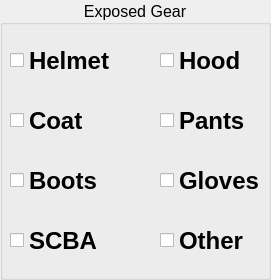
    <widget class="QGroupBox" name="expo_gear_gb">
     <property name="geometry">
      <rect>
       <x>700</x>
       <y>230</y>
       <width>271</width>
       <height>280</height>
      </rect>
     </property>
     <property name="font">
      <font>
       <pointsize>12</pointsize>
      </font>
     </property>
     <property name="title">
      <string>Exposed Gear</string>
     </property>
     <property name="alignment">
      <set>Qt::AlignCenter</set>
     </property>
     <property name="flat">
      <bool>false</bool>
     </property>
     <property name="checkable">
      <bool>false</bool>
     </property>
     <widget class="QCheckBox" name="helmet_chkbx">
      <property name="geometry">
       <rect>
        <x>10</x>
        <y>50</y>
        <width>101</width>
        <height>21</height>
       </rect>
      </property>
      <property name="font">
       <font>
        <pointsize>18</pointsize>
        <bold>true</bold>
       </font>
      </property>
      <property name="layoutDirection">
       <enum>Qt::LeftToRight</enum>
      </property>
      <property name="text">
       <string>Helmet</string>
      </property>
      <property name="iconSize">
       <size>
        <width>16</width>
        <height>16</height>
       </size>
      </property>
      <property name="checked">
       <bool>false</bool>
      </property>
      <property name="tristate">
       <bool>false</bool>
      </property>
     </widget>
     <widget class="QCheckBox" name="hood_chkbx">
      <property name="geometry">
       <rect>
        <x>160</x>
        <y>50</y>
        <width>101</width>
        <height>21</height>
       </rect>
      </property>
      <property name="font">
       <font>
        <pointsize>18</pointsize>
        <bold>true</bold>
       </font>
      </property>
      <property name="layoutDirection">
       <enum>Qt::LeftToRight</enum>
      </property>
      <property name="text">
       <string>Hood</string>
      </property>
      <property name="iconSize">
       <size>
        <width>16</width>
        <height>16</height>
       </size>
      </property>
      <property name="checked">
       <bool>false</bool>
      </property>
      <property name="tristate">
       <bool>false</bool>
      </property>
     </widget>
     <widget class="QCheckBox" name="coat_chkbx">
      <property name="geometry">
       <rect>
        <x>10</x>
        <y>110</y>
        <width>101</width>
        <height>21</height>
       </rect>
      </property>
      <property name="font">
       <font>
        <pointsize>18</pointsize>
        <bold>true</bold>
       </font>
      </property>
      <property name="layoutDirection">
       <enum>Qt::LeftToRight</enum>
      </property>
      <property name="text">
       <string>Coat</string>
      </property>
      <property name="iconSize">
       <size>
        <width>16</width>
        <height>16</height>
       </size>
      </property>
      <property name="checked">
       <bool>false</bool>
      </property>
      <property name="tristate">
       <bool>false</bool>
      </property>
     </widget>
     <widget class="QCheckBox" name="pants_chkbx">
      <property name="geometry">
       <rect>
        <x>160</x>
        <y>110</y>
        <width>101</width>
        <height>21</height>
       </rect>
      </property>
      <property name="font">
       <font>
        <pointsize>18</pointsize>
        <bold>true</bold>
       </font>
      </property>
      <property name="layoutDirection">
       <enum>Qt::LeftToRight</enum>
      </property>
      <property name="text">
       <string>Pants</string>
      </property>
      <property name="iconSize">
       <size>
        <width>16</width>
        <height>16</height>
       </size>
      </property>
      <property name="checked">
       <bool>false</bool>
      </property>
      <property name="tristate">
       <bool>false</bool>
      </property>
     </widget>
     <widget class="QCheckBox" name="boots_chkbx">
      <property name="geometry">
       <rect>
        <x>10</x>
        <y>170</y>
        <width>101</width>
        <height>21</height>
       </rect>
      </property>
      <property name="font">
       <font>
        <pointsize>18</pointsize>
        <bold>true</bold>
       </font>
      </property>
      <property name="layoutDirection">
       <enum>Qt::LeftToRight</enum>
      </property>
      <property name="text">
       <string>Boots</string>
      </property>
      <property name="iconSize">
       <size>
        <width>16</width>
        <height>16</height>
       </size>
      </property>
      <property name="checked">
       <bool>false</bool>
      </property>
      <property name="tristate">
       <bool>false</bool>
      </property>
     </widget>
     <widget class="QCheckBox" name="fire_gloves_chkbx">
      <property name="geometry">
       <rect>
        <x>160</x>
        <y>170</y>
        <width>101</width>
        <height>21</height>
       </rect>
      </property>
      <property name="font">
       <font>
        <pointsize>18</pointsize>
        <bold>true</bold>
       </font>
      </property>
      <property name="layoutDirection">
       <enum>Qt::LeftToRight</enum>
      </property>
      <property name="text">
       <string>Gloves</string>
      </property>
      <property name="iconSize">
       <size>
        <width>16</width>
        <height>16</height>
       </size>
      </property>
      <property name="checked">
       <bool>false</bool>
      </property>
      <property name="tristate">
       <bool>false</bool>
      </property>
     </widget>
     <widget class="QCheckBox" name="scba_chkbx">
      <property name="geometry">
       <rect>
        <x>10</x>
        <y>230</y>
        <width>101</width>
        <height>21</height>
       </rect>
      </property>
      <property name="font">
       <font>
        <pointsize>18</pointsize>
        <bold>true</bold>
       </font>
      </property>
      <property name="layoutDirection">
       <enum>Qt::LeftToRight</enum>
      </property>
      <property name="text">
       <string>SCBA</string>
      </property>
      <property name="iconSize">
       <size>
        <width>16</width>
        <height>16</height>
       </size>
      </property>
      <property name="checked">
       <bool>false</bool>
      </property>
      <property name="tristate">
       <bool>false</bool>
      </property>
     </widget>
     <widget class="QCheckBox" name="other_fire_chkbx">
      <property name="geometry">
       <rect>
        <x>160</x>
        <y>230</y>
        <width>101</width>
        <height>21</height>
       </rect>
      </property>
      <property name="font">
       <font>
        <pointsize>18</pointsize>
        <bold>true</bold>
       </font>
      </property>
      <property name="layoutDirection">
       <enum>Qt::LeftToRight</enum>
      </property>
      <property name="text">
       <string>Other</string>
      </property>
      <property name="iconSize">
       <size>
        <width>16</width>
        <height>16</height>
       </size>
      </property>
      <property name="checked">
       <bool>false</bool>
      </property>
      <property name="tristate">
       <bool>false</bool>
      </property>
     </widget>
    </widget>
